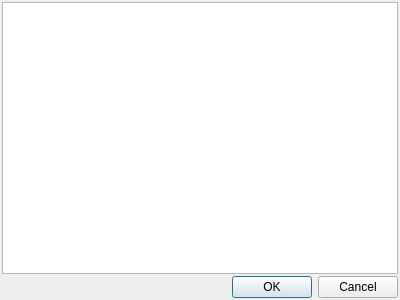
<?xml version="1.0" encoding="UTF-8"?>
<ui version="4.0">
 <class>DlgApprovePlanifications</class>
 <widget class="QDialog" name="DlgApprovePlanifications">
  <property name="geometry">
   <rect>
    <x>0</x>
    <y>0</y>
    <width>400</width>
    <height>300</height>
   </rect>
  </property>
  <property name="windowTitle">
   <string>Approve Planifications</string>
  </property>
  <property name="windowIcon">
   <iconset resource="resources.qrc">
    <normaloff>:/img/approve</normaloff>:/img/approve</iconset>
  </property>
  <layout class="QVBoxLayout" name="verticalLayout">
   <property name="spacing">
    <number>2</number>
   </property>
   <property name="leftMargin">
    <number>2</number>
   </property>
   <property name="topMargin">
    <number>2</number>
   </property>
   <property name="rightMargin">
    <number>2</number>
   </property>
   <property name="bottomMargin">
    <number>2</number>
   </property>
   <item>
    <widget class="QTreeWidget" name="treePlanifications">
     <property name="alternatingRowColors">
      <bool>true</bool>
     </property>
     <property name="indentation">
      <number>0</number>
     </property>
     <property name="rootIsDecorated">
      <bool>false</bool>
     </property>
     <property name="itemsExpandable">
      <bool>false</bool>
     </property>
     <property name="sortingEnabled">
      <bool>true</bool>
     </property>
     <property name="expandsOnDoubleClick">
      <bool>false</bool>
     </property>
     <attribute name="headerVisible">
      <bool>false</bool>
     </attribute>
     <column>
      <property name="text">
       <string notr="true">1</string>
      </property>
     </column>
    </widget>
   </item>
   <item>
    <widget class="QDialogButtonBox" name="buttonBox">
     <property name="orientation">
      <enum>Qt::Horizontal</enum>
     </property>
     <property name="standardButtons">
      <set>QDialogButtonBox::Cancel|QDialogButtonBox::Ok</set>
     </property>
    </widget>
   </item>
  </layout>
 </widget>
 <resources>
  <include location="resources.qrc"/>
 </resources>
 <connections>
  <connection>
   <sender>buttonBox</sender>
   <signal>accepted()</signal>
   <receiver>DlgApprovePlanifications</receiver>
   <slot>accept()</slot>
   <hints>
    <hint type="sourcelabel">
     <x>248</x>
     <y>254</y>
    </hint>
    <hint type="destinationlabel">
     <x>157</x>
     <y>274</y>
    </hint>
   </hints>
  </connection>
  <connection>
   <sender>buttonBox</sender>
   <signal>rejected()</signal>
   <receiver>DlgApprovePlanifications</receiver>
   <slot>reject()</slot>
   <hints>
    <hint type="sourcelabel">
     <x>316</x>
     <y>260</y>
    </hint>
    <hint type="destinationlabel">
     <x>286</x>
     <y>274</y>
    </hint>
   </hints>
  </connection>
 </connections>
</ui>
